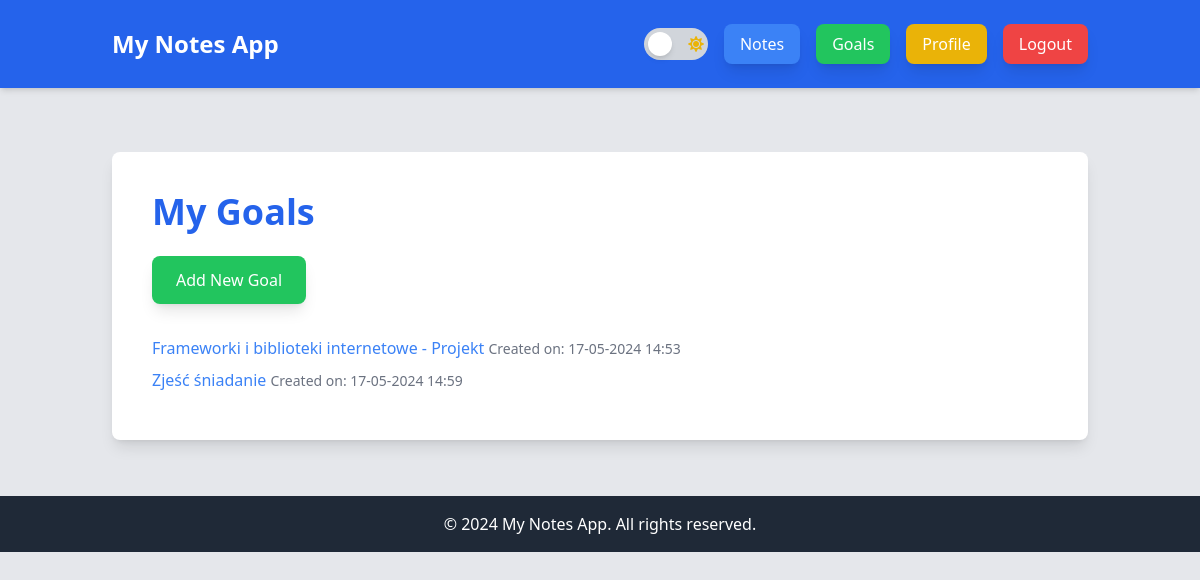
The app's page /goals/ (signed in) with its own data.
### notes_app/models.py (models this page shows, shortened)
class Goal(models.Model):
    user = models.ForeignKey(User, on_delete=models.CASCADE)
    title = models.CharField(max_length=200)
    description = models.TextField()
    due_date = models.DateField()
    completed = models.BooleanField(default=False)
    created_at = models.DateTimeField(default=timezone.now)

### notes_app/views.py (the view)
# urls.py: path('goals/', goal_list, name='goal_list'),
@login_required
def goal_list(request):
    goals = Goal.objects.filter(user=request.user)
    return render(request, 'notes_app/goal_list.html', {'goals': goals})

### notes_app/templates/notes_app/goal_list.html (shortened to what this page needs)
{% extends "base.html" %}
{% block content %}
<div class="bg-white dark:bg-gray-800 p-10 shadow-lg rounded-lg mt-10">
    <h1 class="text-4xl font-bold text-blue-600 dark:text-blue-400 mb-6">My Goals</h1>
    <a href="{% url 'goal_create' %}" class="bg-green-500 text-white px-6 py-3 rounded-lg shadow-lg hover:bg-green-700 mb-4 inline-block">Add New Goal</a>
    <ul class="mt-4">
        {% for goal in goals %}
            <li class="mb-2">
                <a href="{% url 'goal_detail' goal.pk %}" class="text-blue-500 hover:underline">{{ goal.title }}</a>
                <span class="text-gray-500 text-sm">Created on: {{ goal.created_at|date:"d-m-Y H:i" }}</span>
            </li>
        {% endfor %}
    </ul>
</div>
{% endblock %}

### records on screen
Goal: title "Frameworki i biblioteki internetowe - Projekt", created_at "17-05-2024 14:53"
Goal: title "Zjeść śniadanie", created_at "17-05-2024 14:59"
